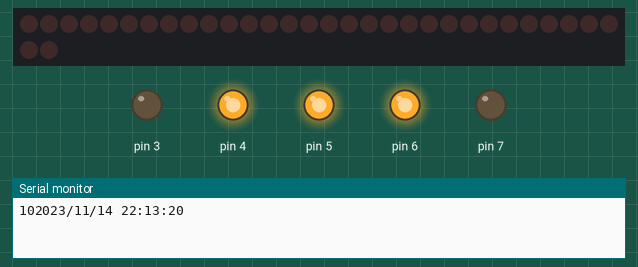
The sketch below on a simulated Arduino Uno, built with avr-gcc and run on an emulated ATmega328P. Parts: 32 shift-register outputs drawn as a row of LEDs (first output left, lit = HIGH), output pins drawn as LEDs (lit = HIGH), the last lines printed to the serial monitor. Wiring (inferred from the names in the program): 4 × shift register (74HC595): data pin 11; shift clock pin 12; latch pin 8; OE pin 10. Wiring (inferred from the signals the program sends): row of LEDs: on Q0, Q1, Q2, Q3, Q4, Q5, Q6, Q7, Q8, Q9, Q10, Q11, Q12, Q13, Q14, Q15, Q16, Q17, Q18, Q19, Q20, Q21, Q22, Q23, Q24, Q25, Q26, Q27, Q28, Q29, Q30, Q31. The local clock reads 2024-03-15 10:24:30 at power-on unless the sketch sets it; pins used as bus, display or sensor lines are not drawn.

Above: at 0.1 s.
At 40.2 s:
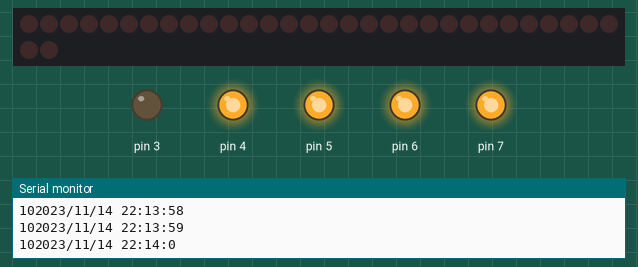
At 100.3 s:
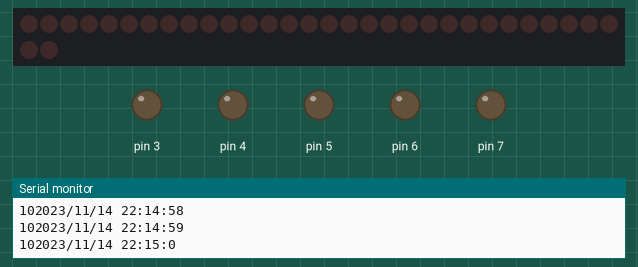
Timing chart, 0 to 101.8 s (numbered marks = the images above):
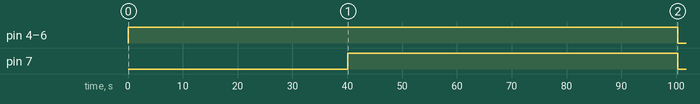

The sketch:

Word_Clock.ino
```cpp
#include <Wire.h>
#include "RTClib.h"
RTC_DS1307 RTC;

int latchPin = 8;
int clockPin = 12;
int dataPin = 11;
int OEPin = 10;

struct ShiftRegTime {
  byte SR1;
  byte SR2;
  byte SR3;
  byte SR4;
};

struct ShiftRegTime calcTime(DateTime time);
void printTime(DateTime now);
void shiftOutTime(ShiftRegTime time);

void setup() {
  //set pins to output so you can control the shift register
  pinMode(latchPin, OUTPUT);
  pinMode(clockPin, OUTPUT);
  pinMode(dataPin, OUTPUT);
  pinMode(OEPin, OUTPUT);
  //set minute and AM/PM pins to output for direct LED control
  pinMode(4, OUTPUT);
  pinMode(5, OUTPUT);
  pinMode(6, OUTPUT);
  pinMode(7, OUTPUT);
  pinMode(3, OUTPUT);
  pinMode(11, OUTPUT);

  analogWrite(OEPin, 0);
  Serial.begin(57600);
  Wire.begin();
  RTC.begin();

    // following line sets the RTC to the date & time this sketch was compiled
    RTC.adjust(DateTime(__DATE__, __TIME__));


}

void loop() {
  DateTime now = RTC.now();
  ShiftRegTime time = calcTime(now);
  printTime(now);
  shiftOutTime(time);
  lightPeripheralLEDs(now);
  delay(1000);
}

void lightPeripheralLEDs(DateTime time) {
  if (time.minute()%5 == 1) {
    digitalWrite(4, HIGH);
    digitalWrite(5, LOW);
    digitalWrite(6, LOW);
    digitalWrite(7, LOW);
  } else if (time.minute()%5 == 2) {
    digitalWrite(4, HIGH);
    digitalWrite(5, HIGH);
    digitalWrite(6, LOW);
    digitalWrite(7, LOW);
  } else if (time.minute()%5 == 3) {
    digitalWrite(4, HIGH);
    digitalWrite(5, HIGH);
    digitalWrite(6, HIGH);
    digitalWrite(7, LOW);
  } else if (time.minute()%5 == 4) {
    digitalWrite(4, HIGH);
    digitalWrite(5, HIGH);
    digitalWrite(6, HIGH);
    digitalWrite(7, HIGH);
  } else if (time.minute()%5 == 0) {
    digitalWrite(4, LOW);
    digitalWrite(5, LOW);
    digitalWrite(6, LOW);
    digitalWrite(7, LOW);
  }
  if (time.hour() >= 12) {
    digitalWrite(10, HIGH);
    digitalWrite(3, LOW);
  } else {
    digitalWrite(10, LOW);
    digitalWrite(3, HIGH);
  }
}

struct ShiftRegTime calcTime(DateTime time) {
  int second = time.second();
  int minute = time.minute();
  int hour = time.hour()%12;
  int day = time.day();
  int month = time.month();
  Serial.print(hour, DEC);
  ShiftRegTime SRtime = {0,0,0,0};
  SRtime.SR1 = SRtime.SR1 | 128;
  if (minute < 35) {
    if (minute >= 0 && minute < 5) {
      SRtime.SR4 = SRtime.SR4 | 16; //oclock
    } else {
      SRtime.SR2 = SRtime.SR2 | 64; //past
    }
    switch (hour) {
      case 0:
        SRtime.SR2 = SRtime.SR2 | 4;
        break;
      case 1:
        SRtime.SR1 = SRtime.SR1 | 2;
        break;
      case 2:
        SRtime.SR3 = SRtime.SR3 | 16;
        break;
      case 3:
        SRtime.SR2 = SRtime.SR2 | 16;
        break;
      case 4:
        SRtime.SR3 = SRtime.SR3 | 8;
        break;
      case 5:
        SRtime.SR2 = SRtime.SR2 | 8;
        break;
      case 6:
        SRtime.SR2 = SRtime.SR2 | 128;
        break;
      case 7:
        SRtime.SR2 = SRtime.SR2 | 2;
        break;
      case 8:
        SRtime.SR3 = SRtime.SR3 | 64;
        break;
      case 9:
        SRtime.SR3 = SRtime.SR3 | 4;
        break;
      case 10:
        SRtime.SR3 = SRtime.SR3 | 32;
        break;
      case 11:
        SRtime.SR3 = SRtime.SR3 | 2;
        break;
    }
    if (minute >= 5 && minute < 10) {
      SRtime.SR1 = SRtime.SR1 | 16;
    } else if (minute >= 10 && minute < 15) {
      SRtime.SR1 = SRtime.SR1 | 32;
    } else if (minute >= 15 && minute < 20) {
      SRtime.SR1 = SRtime.SR1 | 4;
    } else if (minute >= 20 && minute < 25) {
      SRtime.SR3 = SRtime.SR3 | 128;
    } else if (minute >= 25 && minute < 30) {
      SRtime.SR3 = SRtime.SR3 | 128;
      SRtime.SR1 = SRtime.SR1 | 16;
    } else if (minute >= 30 && minute < 35) {
      SRtime.SR1 = SRtime.SR1 | 64;
    }
  } else if (minute >= 35) {
    SRtime.SR2 = SRtime.SR2 | 32; //to
    switch (hour) {
      case 0:
        SRtime.SR1 = SRtime.SR1 | 2;
        break;
      case 1:
        SRtime.SR3 = SRtime.SR3 | 16;
        break;
      case 2:
        SRtime.SR2 = SRtime.SR2 | 16;
        break;
      case 3:
        SRtime.SR3 = SRtime.SR3 | 8;
        break;
      case 4:
        SRtime.SR2 = SRtime.SR2 | 8;
        break;
      case 5:
        SRtime.SR2 = SRtime.SR2 | 128;
        break;
      case 6:
        SRtime.SR2 = SRtime.SR2 | 2;
        break;
      case 7:
        SRtime.SR3 = SRtime.SR3 | 64;
        break;
      case 8:
        SRtime.SR3 = SRtime.SR3 | 4;
        break;
      case 9:
        SRtime.SR3 = SRtime.SR3 | 32;
        break;
      case 10:
        SRtime.SR3 = SRtime.SR3 | 2;
        break;
      case 11:
        SRtime.SR2 = SRtime.SR2 | 4;
        break;
    }
    if (minute >= 35 && minute < 40) {
      SRtime.SR3 = SRtime.SR3 | 128;
      SRtime.SR1 = SRtime.SR1 | 16;
    } else if (minute >= 40 && minute < 45) {
      SRtime.SR3 = SRtime.SR3 | 128;
    } else if (minute >= 45 && minute < 50) {
      SRtime.SR1 = SRtime.SR1 | 4;
    } else if (minute >= 50 && minute < 55) {
      SRtime.SR1 = SRtime.SR1 | 32;
    } else if (minute >= 55 && minute < 60) {
      SRtime.SR1 = SRtime.SR1 | 16;
    }
  }
  if (month == 11 && day == 8) {
    SRtime.SR4 = SRtime.SR4 | 128 | 8;
  }
  if (month == 12 && day >= 24) {
    SRtime.SR4 = SRtime.SR4 | 128 | 64;
  }
  if (hour == 11 && minute == 11) {
    SRtime.SR4 = SRtime.SR4 | 4;
  }
  return SRtime;
}

void printTime(DateTime now)
{
  Serial.print(now.year(), DEC);
  Serial.print('/');
  Serial.print(now.month(), DEC);
  Serial.print('/');
  Serial.print(now.day(), DEC);
  Serial.print(' ');
  Serial.print(now.hour(), DEC);
  Serial.print(':');
  Serial.print(now.minute(), DEC);
  Serial.print(':');
  Serial.print(now.second(), DEC);
  Serial.println();
}

void shiftOutTime(ShiftRegTime time)
{
  digitalWrite(latchPin, LOW);
  shiftOut(dataPin, clockPin, LSBFIRST, time.SR4);
  shiftOut(dataPin, clockPin, LSBFIRST, time.SR3);
  shiftOut(dataPin, clockPin, LSBFIRST, time.SR2);
  shiftOut(dataPin, clockPin, LSBFIRST, time.SR1);
  digitalWrite(latchPin, HIGH);
}
```

Measured:
- by itself, pin 4–6: LOW → HIGH at 0.01 s, → LOW 100 s later
- by itself, pin 7: LOW → HIGH at 40.1 s, → LOW 60.2 s later
